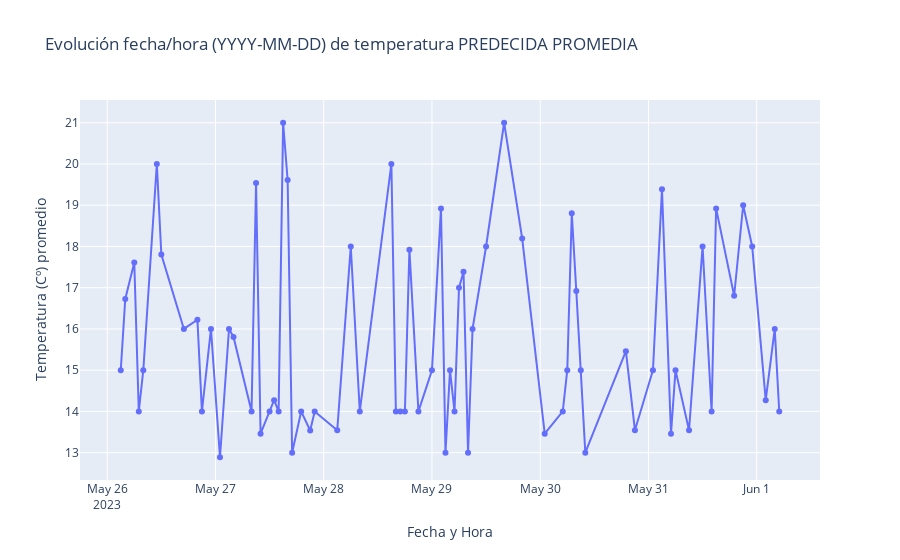

Here is the notebook cell this chart was saved with:
### Markdown cell above
#### DATOS: TEMPERATURA REGISTRADOS, PREDICCIÓN.

### Code cell
# Aumentar muestrar dedicadas a la cantidad de fechas y horas
num_muestras = 70  # Número deseado de muestras
indices_muestra = random.sample(range(len(fechas_horas)), num_muestras)
fechas_horas_muestra = sorted([fechas_horas[i] for i in indices_muestra])
promedios_temperatura_muestra = [promedios_temperatura[i] for i in indices_muestra]

# Obtener las fechas y horas para la muestra
fechas_muestra, horas_muestra = zip(*fechas_horas_muestra)


# Crear la figura y agregar los datos
fig = go.Figure(data=go.Scatter(x=[f'{fecha} {hora}' for fecha, hora in zip(fechas_muestra, horas_muestra)],
                               y=promedios_temperatura_muestra,
                               mode='markers+lines'))

# Configurar las etiquetas de los ejes
fig.update_xaxes(title='Fecha y Hora')
fig.update_yaxes(title='Temperatura (Cº) promedio')

# Configurar el título del gráfico
fig.update_layout(title='Evolución fecha/hora (YYYY-MM-DD) de temperatura PREDECIDA PROMEDIA')

# Mostrar la gráfica
fig.show()

### Figure 1 — Plotly figure (JSON) as saved in the notebook; plotly's stock layout.template omitted (floating-point values rounded to 4 significant figures)
{"data": [{"mode": "markers+lines", "type": "scatter", "x": ["2023-05-26 03:00", "2023-05-26 04:00", "2023-05-26 06:00", "2023-05-26 07:00", "2023-05-26 08:00", "2023-05-26 11:00", "2023-05-26 12:00", "2023-05-26 17:00", "2023-05-26 20:00", "2023-05-26 21:00", "2023-05-26 23:00", "2023-05-27 01:00", "2023-05-27 03:00", "2023-05-27 04:00", "2023-05-27 08:00", "2023-05-27 09:00", "2023-05-27 10:00", "2023-05-27 12:00", "2023-05-27 13:00", "2023-05-27 14:00", "2023-05-27 15:00", "2023-05-27 16:00", "2023-05-27 17:00", "2023-05-27 19:00", "2023-05-27 21:00", "2023-05-27 22:00", "2023-05-28 03:00", "2023-05-28 06:00", "2023-05-28 08:00", "2023-05-28 15:00", "2023-05-28 16:00", "2023-05-28 17:00", "2023-05-28 18:00", "2023-05-28 19:00", "2023-05-28 21:00", "2023-05-29 00:00", "2023-05-29 02:00", "2023-05-29 03:00", "2023-05-29 04:00", "2023-05-29 05:00", "2023-05-29 06:00", "2023-05-29 07:00", "2023-05-29 08:00", "2023-05-29 09:00", "2023-05-29 12:00", "2023-05-29 16:00", "2023-05-29 20:00", "2023-05-30 01:00", "2023-05-30 05:00", "2023-05-30 06:00", "2023-05-30 07:00", "2023-05-30 08:00", "2023-05-30 09:00", "2023-05-30 10:00", "2023-05-30 19:00", "2023-05-30 21:00", "2023-05-31 01:00", "2023-05-31 03:00", "2023-05-31 05:00", "2023-05-31 06:00", "2023-05-31 09:00", "2023-05-31 12:00", "2023-05-31 14:00", "2023-05-31 15:00", "2023-05-31 19:00", "2023-05-31 21:00", "2023-05-31 23:00", "2023-06-01 02:00", "2023-06-01 04:00", "2023-06-01 05:00"], "y": [15, 16.73, 17.61, 14, 15, 20, 17.81, 16, 16.22, 14, 16, 12.89, 16, 15.81, 14, 19.54, 13.46, 14, 14.27, 14, 21, 19.61, 13, 14, 13.54, 14, 13.55, 18, 14, 20, 14, 14, 14, 17.92, 14, 15, 18.92, 13, 15, 14, 17, 17.39, 13, 16, 18, 21, 18.19, 13.46, 14, 15, 18.81, 16.92, 15, 13, 15.46, 13.55, 15, 19.38, 13.46, 15, 13.55, 18, 14, 18.92, 16.81, 19, 18, 14.27, 16, 14]}], "layout": {"title": {"text": "Evolución fecha/hora (YYYY-MM-DD) de temperatura PREDECIDA PROMEDIA"}, "xaxis": {"title": {"text": "Fecha y Hora"}}, "yaxis": {"title": {"text": "Temperatura (Cº) promedio"}}}}
